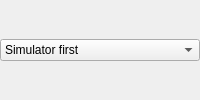
<?xml version="1.0" encoding="UTF-8"?>
<ui version="4.0">
 <class>CCGSourceSelector</class>
 <widget class="QFrame" name="CCGSourceSelector">
  <property name="windowTitle">
   <string>CG selector</string>
  </property>
  <layout class="QVBoxLayout" name="vl_CGSourceSelector">
   <property name="leftMargin">
    <number>0</number>
   </property>
   <property name="topMargin">
    <number>0</number>
   </property>
   <property name="rightMargin">
    <number>0</number>
   </property>
   <property name="bottomMargin">
    <number>0</number>
   </property>
   <item>
    <widget class="QComboBox" name="cb_CGSourceSelector">
     <item>
      <property name="text">
       <string>Simulator first</string>
      </property>
     </item>
     <item>
      <property name="text">
       <string>DB first</string>
      </property>
     </item>
     <item>
      <property name="text">
       <string>Simulator only</string>
      </property>
     </item>
     <item>
      <property name="text">
       <string>DB only</string>
      </property>
     </item>
    </widget>
   </item>
  </layout>
 </widget>
 <resources/>
 <connections/>
</ui>
